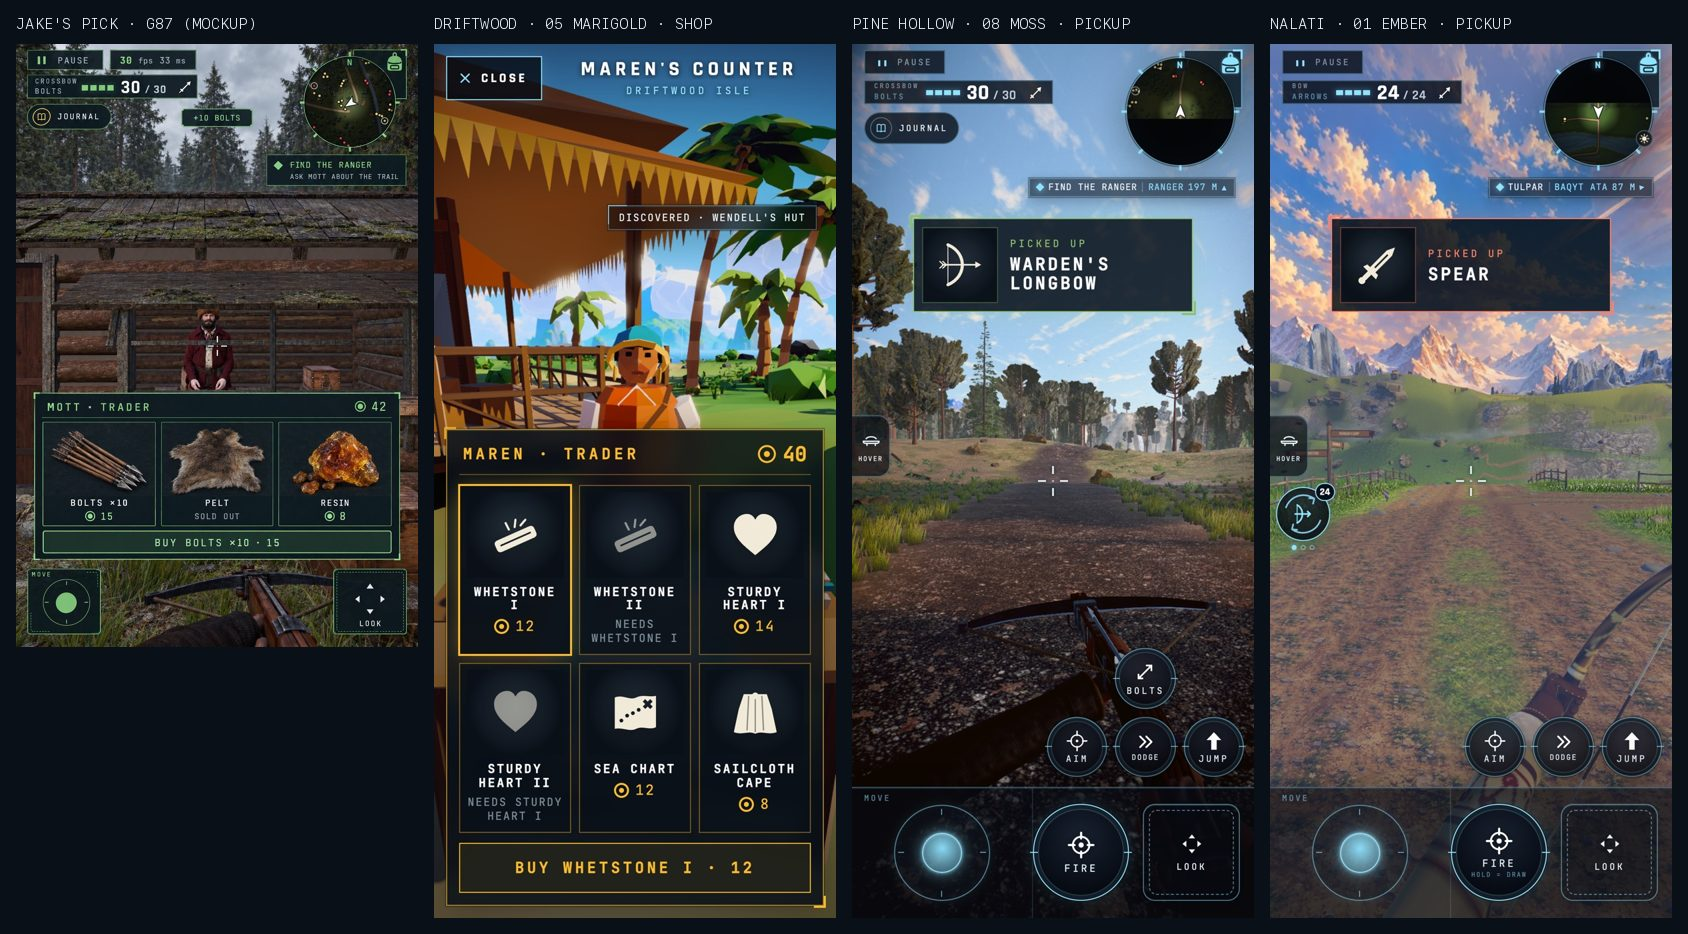

Python code for this plot:
#!/usr/bin/env python3
"""SF28 proof board: Jake's picked G87 board (round-19 B) beside the built big item cards in three shard accents."""
from pathlib import Path
from PIL import Image, ImageDraw, ImageFont

HERE = Path(__file__).resolve().parent
ART = HERE.parent
PANELS = [
    (ART / 'round-19-ui-kit' / 'B-big-cards-accent.jpg', "JAKE'S PICK · G87 (MOCKUP)"),
    (HERE / 'driftwood-shop-big.jpg', 'DRIFTWOOD · 05 MARIGOLD · SHOP'),
    (HERE / 'pine-pickup.jpg', 'PINE HOLLOW · 08 MOSS · PICKUP'),
    (HERE / 'nalati-pickup.jpg', 'NALATI · 01 EMBER · PICKUP'),
]
W, H, PAD, HEAD = 402, 874, 16, 44
board = Image.new('RGB', (PAD + len(PANELS) * (W + PAD), HEAD + H + PAD), (10, 16, 24))
draw = ImageDraw.Draw(board)
try:
    font = ImageFont.truetype('/System/Library/Fonts/SFNSMono.ttf', 15)
except OSError:
    font = ImageFont.load_default()
for i, (path, label) in enumerate(PANELS):
    img = Image.open(path).convert('RGB')
    img = img.resize((W, round(img.height * W / img.width)))
    if img.height > H:
        img = img.crop((0, 0, W, H))
    x = PAD + i * (W + PAD)
    board.paste(img, (x, HEAD))
    draw.text((x, 14), label, fill=(230, 242, 248), font=font)
board.save(HERE / 'board.jpg', quality=82)
print(HERE / 'board.jpg', board.size)
